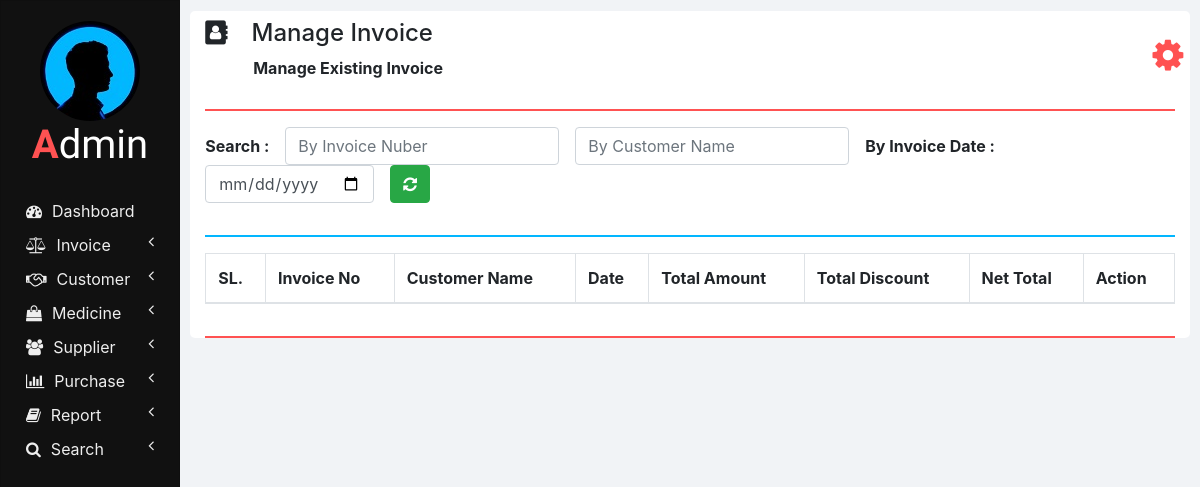
/manage_invoice.php, run on an earlier commit of the app's database.
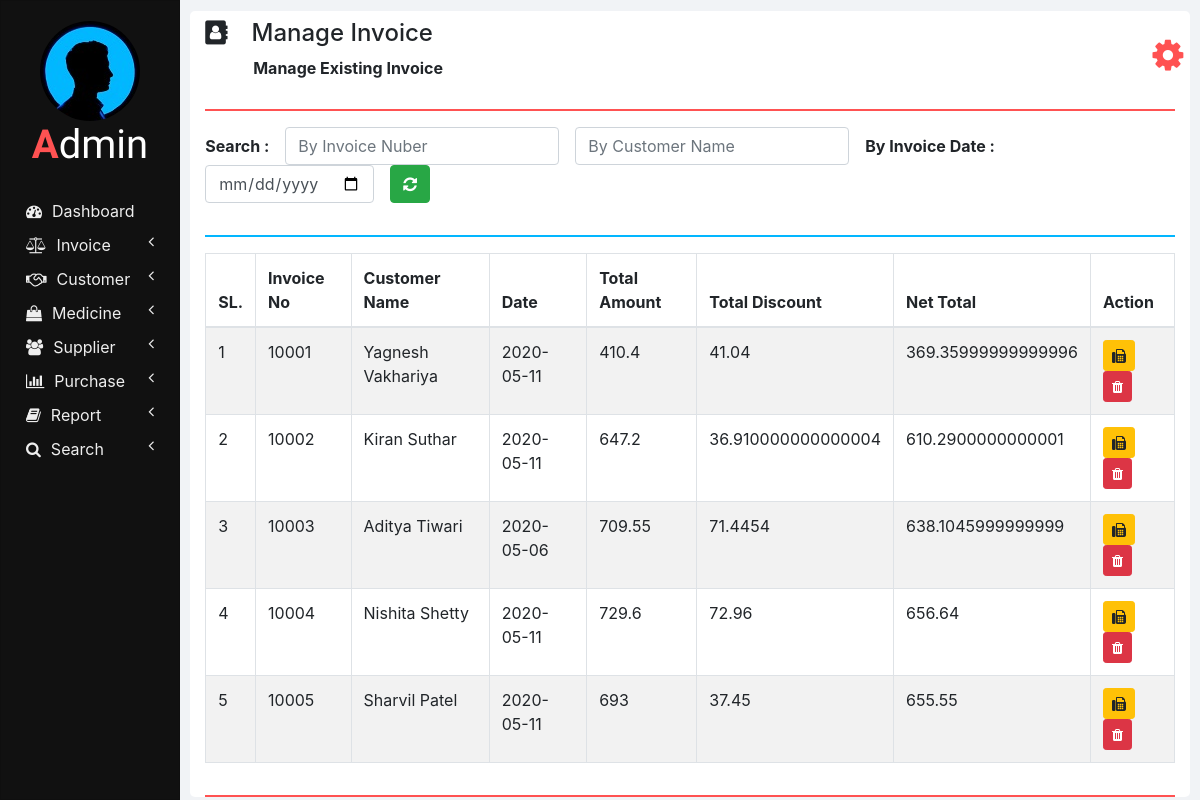
And on a later commit of the database.
### tables this page shows
CREATE TABLE `invoices` (
  `INVOICE_NUMBER` int(11) NOT NULL,
  `CUSTOMER_ID` int(11) NOT NULL,
  `INVOICE_DATE` varchar(10) NOT NULL,
  `TOTAL_AMOUNT` double NOT NULL,
  `TOTAL_DISCOUNT` double NOT NULL,
  `NET_TOTAL` double NOT NULL
);

CREATE TABLE `customers` (
  `ID` int(11) NOT NULL,
  `NAME` varchar(20) NOT NULL,
  `CONTACT_NUMBER` varchar(10) NOT NULL,
  `ADDRESS` varchar(100) NOT NULL,
  `DOCTOR_NAME` varchar(20) NOT NULL,
  `DOCTOR_ADDRESS` varchar(100) NOT NULL
);

### php/manage_invoice.php (the view, shortened to what this page needs)
<?php
  function showInvoices() {
    require "db_connection.php";
    if($con) {
      $seq_no = 0;
      $query = "SELECT * FROM invoices INNER JOIN customers ON invoices.CUSTOMER_ID = customers.ID";
      $result = mysqli_query($con, $query);
      while($row = mysqli_fetch_array($result)) {
        $seq_no++;
        showInvoiceRow($seq_no, $row);
      }
    }
  }
  function showInvoiceRow($seq_no, $row) {
    ?>
    <tr>
      <td><?php echo $seq_no; ?></td>
      <td><?php echo $row['INVOICE_NUMBER']; ?></td>
      <td><?php echo $row['NAME']; ?></td>
      <td><?php echo $row['INVOICE_DATE']; ?></td>
      <td><?php echo $row['TOTAL_AMOUNT']; ?></td>
      <td><?php echo $row['TOTAL_DISCOUNT']; ?></td>
      <td><?php echo $row['NET_TOTAL']; ?></td>
      <td>
        <button class="btn btn-warning btn-sm" onclick="printInvoice(<?php echo $row['INVOICE_NUMBER']; ?>);">
          <i class="fa fa-fax"></i>
        </button>
        <button class="btn btn-danger btn-sm" onclick="deleteInvoice(<?php echo $row['INVOICE_NUMBER']; ?>);">
          <i class="fa fa-trash"></i>
        </button>
      </td>
    </tr>
    <?php
  }
    ?>

What changed in the data, as far as the page shows it:
added invoices: seq_no "1", INVOICE_NUMBER "10001", CUSTOMER_ID.NAME "Yagnesh Vakhariya", INVOICE_DATE "2020-05-11", TOTAL_AMOUNT "410.4", TOTAL_DISCOUNT "41.04", NET_TOTAL "369.35999999999996"
added invoices: seq_no "2", INVOICE_NUMBER "10002", CUSTOMER_ID.NAME "Kiran Suthar", INVOICE_DATE "2020-05-11", TOTAL_AMOUNT "647.2", TOTAL_DISCOUNT "36.910000000000004", NET_TOTAL "610.2900000000001"
added invoices: seq_no "3", INVOICE_NUMBER "10003", CUSTOMER_ID.NAME "Aditya Tiwari", INVOICE_DATE "2020-05-06", TOTAL_AMOUNT "709.55", TOTAL_DISCOUNT "71.4454", NET_TOTAL "638.1045999999999"
added invoices: seq_no "4", INVOICE_NUMBER "10004", CUSTOMER_ID.NAME "Nishita Shetty", INVOICE_DATE "2020-05-11", TOTAL_AMOUNT "729.6", TOTAL_DISCOUNT "72.96", NET_TOTAL "656.64"
added invoices: seq_no "5", INVOICE_NUMBER "10005", CUSTOMER_ID.NAME "Sharvil Patel", INVOICE_DATE "2020-05-11", TOTAL_AMOUNT "693", TOTAL_DISCOUNT "37.45", NET_TOTAL "655.55"
